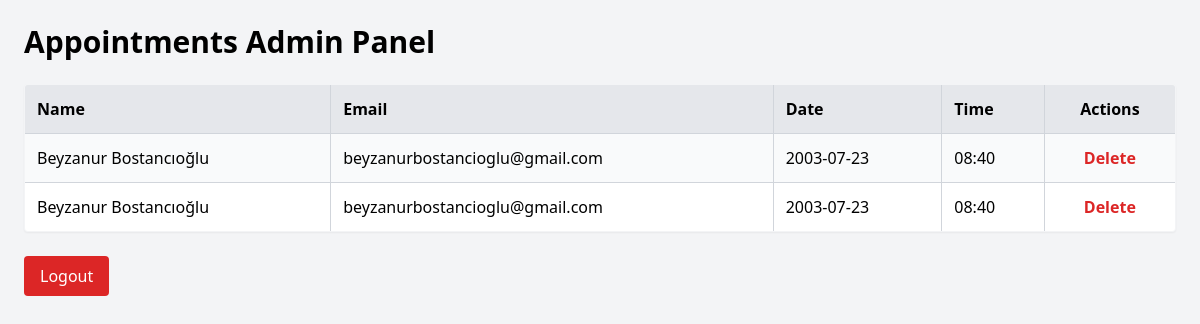
/admin (signed in), run on an earlier commit of the app's database.
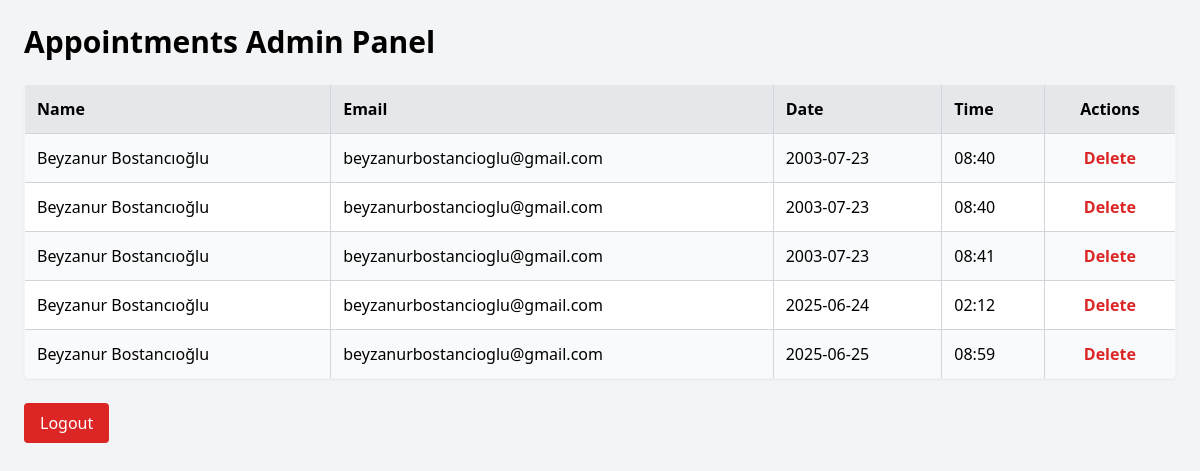
And on a later commit of the database.
### tables this page shows
CREATE TABLE appointments (
            id INTEGER PRIMARY KEY AUTOINCREMENT,
            name TEXT NOT NULL,
            email TEXT NOT NULL,
            date TEXT NOT NULL,
            time TEXT NOT NULL
        );

### app.py (the view)
@app.route('/admin')
def admin():
    if not session.get('admin_logged_in'):
        return redirect('/login')
    conn = get_db_connection()
    appointments = conn.execute('SELECT * FROM appointments').fetchall()
    conn.close()
    return render_template('admin.html', appointments=appointments)

### app.py (called while the page is built)
def get_db_connection():
    conn = sqlite3.connect('appointments.db')
    conn.row_factory = sqlite3.Row
    return conn

### templates/admin.html (shortened to what this page needs)
<!DOCTYPE html>
<html lang="en">
<head>
  <script src="https://cdn.tailwindcss.com"></script>
</head>
<body class="bg-gray-100 p-6 min-h-screen">
  <h1 class="text-3xl font-bold mb-6">Appointments Admin Panel</h1>
  <table class="w-full border-collapse border border-gray-300 rounded shadow-sm overflow-hidden">
    <thead class="bg-gray-200">
      <tr>
        <th class="p-3 border border-gray-300 text-left">Name</th>
        <th class="p-3 border border-gray-300 text-left">Email</th>
        <th class="p-3 border border-gray-300 text-left">Date</th>
        <th class="p-3 border border-gray-300 text-left">Time</th>
        <th class="p-3 border border-gray-300 text-center">Actions</th>
      </tr>
    </thead>
    <tbody>
      {% for appointment in appointments %}
      <tr class="border-t even:bg-white odd:bg-gray-50">
        <td class="p-3 border border-gray-300">{{ appointment.name }}</td>
        <td class="p-3 border border-gray-300">{{ appointment.email }}</td>
        <td class="p-3 border border-gray-300">{{ appointment.date }}</td>
        <td class="p-3 border border-gray-300">{{ appointment.time }}</td>
        <td class="p-3 border border-gray-300 text-center">
          <form method="POST" action="/delete/{{ appointment.id }}" onsubmit="return confirm('Are you sure you want to delete this appointment?');">
            <button type="submit" class="text-red-600 hover:text-red-800 font-semibold">Delete</button>
          </form>
        </td>
      </tr>
      {% endfor %}
    </tbody>
  </table>
  <div class="mt-6">
    <a href="/logout" class="inline-block px-4 py-2 bg-red-600 text-white rounded hover:bg-red-700 transition">
      Logout
    </a>
  </div>
</body>
</html>

What changed in the data, as far as the page shows it:
added appointments: name "Beyzanur Bostancıoğlu", email "beyzanurbostancioglu@gmail.com", date "2003-07-23", time "08:41"
added appointments: name "Beyzanur Bostancıoğlu", email "beyzanurbostancioglu@gmail.com", date "2025-06-24", time "02:12"
added appointments: name "Beyzanur Bostancıoğlu", email "beyzanurbostancioglu@gmail.com", date "2025-06-25", time "08:59"
